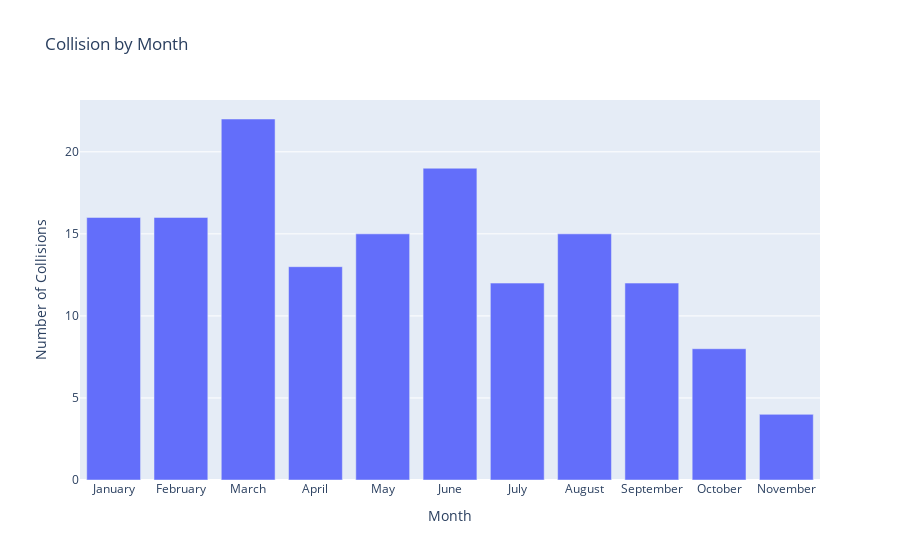

The notebook cell this image was saved under:
### Code cell
# Group by month and count the number of collisions
collisions_by_month = coll_time_place_df.groupby('Month').size().reset_index(name='Count')

# Rename month numbers to month names for better visualization
month_names = {1: 'January', 2: 'February', 3: 'March', 4: 'April', 5: 'May', 6: 'June',
               7: 'July', 8: 'August', 9: 'September', 10: 'October', 11: 'November', 12: 'December'}
collisions_by_month['Month'] = collisions_by_month['Month'].map(month_names)

# Plot histogram
fig = px.bar(collisions_by_month, x='Month', y='Count', 
             title="Collision by Month", 
             labels={'Month': 'Month', 'Count': 'Number of Collisions'})
# Update layout
fig.update_layout(xaxis_title='Month', yaxis_title='Number of Collisions')
fig.show()

### Figure 1 — Plotly figure (JSON) as saved in the notebook; plotly's stock layout.template omitted (floating-point values rounded to 4 significant figures)
{"data": [{"alignmentgroup": "True", "hovertemplate": "Month=%{x}<br>Number of Collisions=%{y}<extra></extra>", "legendgroup": "", "marker": {"color": "#636efa", "pattern": {"shape": ""}}, "name": "", "offsetgroup": "", "orientation": "v", "showlegend": false, "textposition": "auto", "type": "bar", "x": ["January", "February", "March", "April", "May", "June", "July", "August", "September", "October", "November"], "xaxis": "x", "y": [16, 16, 22, 13, 15, 19, 12, 15, 12, 8, 4], "yaxis": "y"}], "layout": {"barmode": "relative", "legend": {"tracegroupgap": 0}, "title": {"text": "Collision by Month"}, "xaxis": {"anchor": "y", "domain": [0, 1], "title": {"text": "Month"}}, "yaxis": {"anchor": "x", "domain": [0, 1], "title": {"text": "Number of Collisions"}}}}
